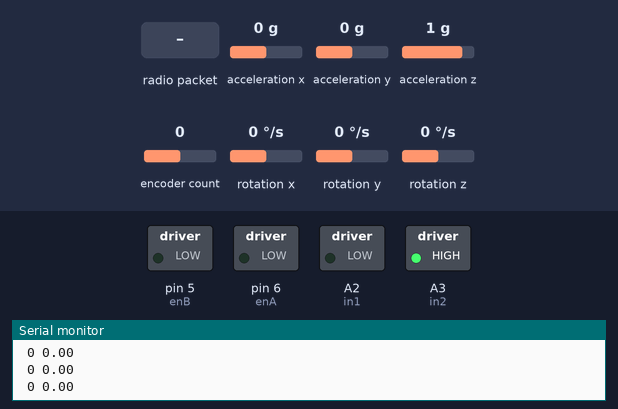
Recording of a sketch running on a simulated Arduino Uno, built with avr-gcc and run on an emulated ATmega328P. Shown: switched loads named in the sketch (green lamp = pin HIGH), the last lines printed to the serial monitor. The test bench sets the inputs (shaded band); at power-on: rotation z 0 °/s, acceleration x 0 g, acceleration y 0 g, acceleration z 1 g, encoder count 0, rotation x 0 °/s, rotation y 0 °/s. No radio packets arrive unless stated.

Above: at 2.9 s.
3.0 s: radio packet "5" arrives
At 3.41 s:
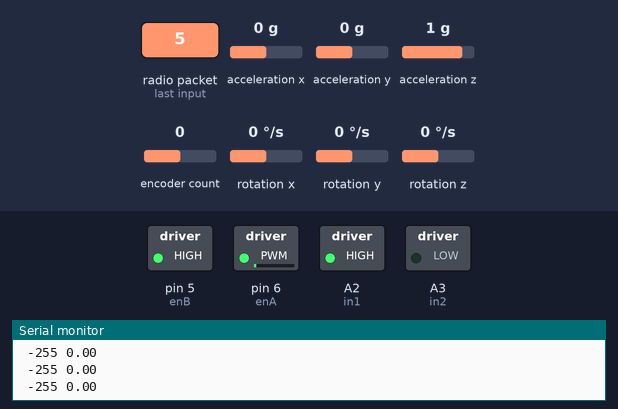
6.0 s: rotation z set to -100 °/s
7.7 s: rotation z set to 100 °/s
At 10.1 s:
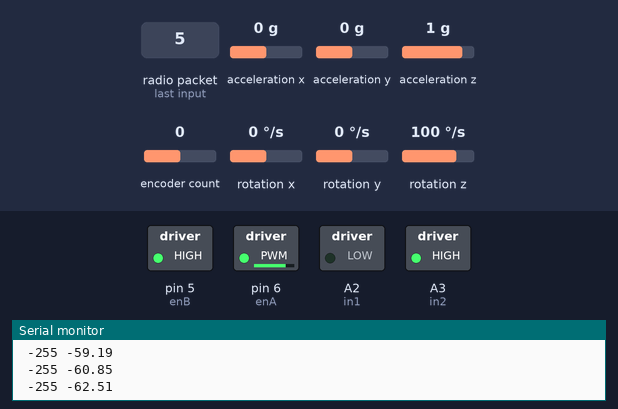
10.7 s: rotation z set to -192 °/s
At 12.5 s:
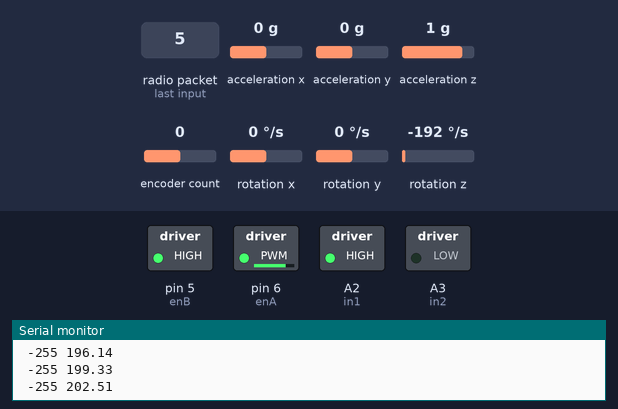
13.1 s: acceleration x set to -1.4 g
At 13.6 s:
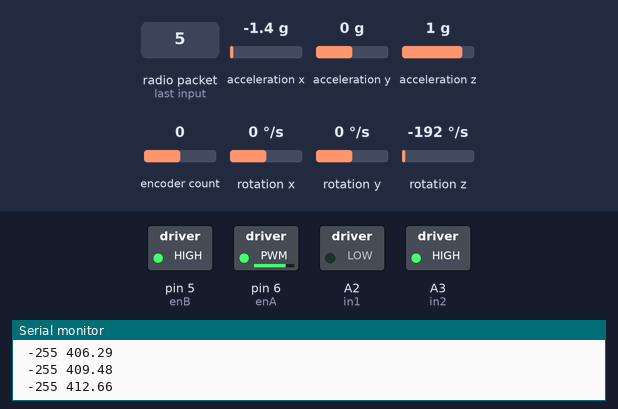
Timing chart, 0 to 16.1 s (numbered marks = the images above; inputs shaded):
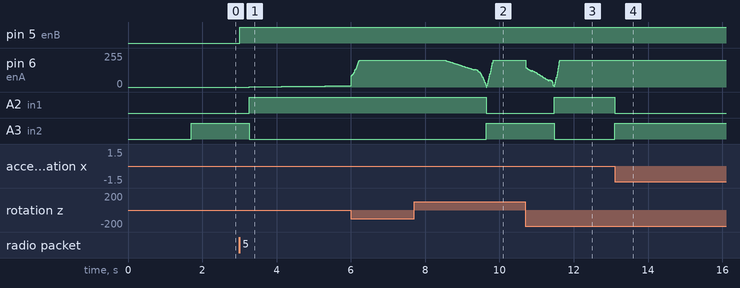

Measured:
- after the input at 3.0 s, pin 5 (enB): LOW → HIGH at once; pin 6 (enA): moves from 0/255 to 10/255 over 2.6 s, starting after 0.27 s; A2 (in1): LOW → HIGH after 0.27 s; A3 (in2): HIGH → LOW after 0.27 s
- after the input at 7.7 s, A2 (in1): HIGH → LOW after 1.9 s; A3 (in2): LOW → HIGH after 1.9 s
- after the input at 10.7 s, A2 (in1): LOW → HIGH after 0.77 s; A3 (in2): HIGH → LOW after 0.77 s
- after the input at 13.1 s, A2 (in1): HIGH → LOW at once; A3 (in2): LOW → HIGH at once

The sketch:

Bike_code.ino
```cpp
#include <PID_v1_bc.h>      //initializing libraries
#include "Wire.h"
#include <MPU6050_light.h>
#include <Encoder.h>
#include <SPI.h>
#include <nRF24L01.h>
#include <RF24.h>

#define enA 6
#define in1 A2
#define in2 A3                //initializing pins
MPU6050 mpu(Wire);

#define enA 6
#define in1 A2
#define in2 A3
#define enB 5
#define in3 9
#define in4 4

unsigned long timer = 0;
double y,z,tilt,yaw;                 //initializing variables
double setpoint_tilt = 0.0;
double setpoint_yaw = 0.0;
int Omniwheel;
int wheel1a;
int wheel2;
int wheel2a;
int speedb=0;
int speedbo=0;
double direct=0;
double Pk1 = 0.9;                   //PID constants
double Ik1 = 50;
double Dk1 = 0.5;
//Initializing PID
double Setpoint1, Input1, Output1;    // PID variables
PID PID1(&Input1, &Output1, &Setpoint1, Pk1, Ik1 , Dk1, DIRECT);    // PID Setup - motor position

double Pk2 = 9;
double Ik2 = 180;
double Dk2 = 2.4;

double Setpoint2, Input2, Output2;    // PID variables
PID PID2(&Input2, &Output2, &Setpoint2, Pk2, Ik2 , Dk2, DIRECT); // PID Balancing

RF24 radio(10, 8); // CE, CSN
const byte address[6] = "00001";
char receivedData[32] = "";
int  xAxis, yAxis;

Encoder DC_Encoder(2, 3);
long old_ticks = -999;
const int ticks_per_revolution = 700;  // ticks per revolution of the encoder

float encoder() {
  long ticks = DC_Encoder.read();

  if (ticks != old_ticks) {
    old_ticks = ticks;
    // Calculate angle in degrees based on ticks and ticks per revolution
    float angle = (static_cast<float>(ticks) / ticks_per_revolution) * 360.0;
    Serial.println(angle);
    return angle;
  }

  return 0.0;  // No change in ticks, return 0 as the default value
}


void dc_motor_init(){
  pinMode(enA, OUTPUT);
  pinMode(in1, OUTPUT);                     //initializing motor driver
  pinMode(in2, OUTPUT);
  digitalWrite(in1, LOW);
  digitalWrite(in2, LOW);
}
void bo_motor_init(){
  pinMode(enB, OUTPUT);
  pinMode(in3, OUTPUT);
  pinMode(in4, OUTPUT);
  digitalWrite(in3, LOW);
  digitalWrite(in4, LOW);
}

void motor_control(int pwm) {       //Function to control omniwheel motor
  if (pwm < 0) {
    digitalWrite(in1, HIGH);
    digitalWrite(in2, LOW);
    pwm = -pwm;
  }
  else {
    digitalWrite(in1, LOW);
    digitalWrite(in2, HIGH);
  }
  analogWrite(enA, pwm);
}

void bo_motor(int speedb) {       //Function to control bo motor
  if (speedb < 0) {
    digitalWrite(in3, HIGH);
    digitalWrite(in4, LOW);
    speedb = -speedb;
  }
  else {
    digitalWrite(in3, LOW);
    digitalWrite(in4, HIGH);
  }
  analogWrite(enB, speedb);
}

int mapToRange(int value, int minValue, int maxValue) {                 // Mapping the pid output
  return constrain(value, minValue, maxValue);
}


void setup() {
  Serial.begin(9600);
  Wire.begin();
  dc_motor_init();
  byte status = mpu.begin();
  Serial.print(F("MPU6050 status: "));
  Serial.println(status);
  while(status!=0){ } // stop everything if could not connect to MPU6050

  Serial.println(F("Calculating offsets, do not move MPU6050"));      //calibirating the imu
  delay(700);

  mpu.calcOffsets(); // gyro and accelero
  Serial.println("Done!\n");
  PID1.SetMode(AUTOMATIC);   //PID settings
  PID1.SetOutputLimits(-200, 200);
  PID1.SetSampleTime(10);

  PID2.SetMode(AUTOMATIC);
  PID2.SetOutputLimits(-20000,20000);
  PID2.SetSampleTime(10);

  radio.begin();
  radio.openReadingPipe(0, address);
  radio.setPALevel(RF24_PA_MIN);
  radio.startListening();
}

void loop() {

  if (radio.available()) {   // If the NRF240L01 module received data
    radio.read(&receivedData, sizeof(receivedData)); // Read the data and put it into character array
    xAxis = atoi(&receivedData[0]); // Convert the data from the character array (received X value) into integer
    if (xAxis > 950) {
      direct+=0.1;

    }
    else if(xAxis<50) {
      direct-=0.1;
    }
    radio.read(&receivedData, sizeof(receivedData));
    yAxis = atoi(&receivedData[0]);
    speedbo=yAxis-510;
    speedb=mapToRange(speedbo,-255,255);
    bo_motor(speedb);
  }

  mpu.update();

  if((millis()-timer)>10){
  y=mpu.getAngleY();     //Getting Y axis rotation (Tilt_angle in our case)
  z=mpu.getAngleZ();
  timer = millis();
  }
  //z=encoder();           //Getting motor position through encoder data

  Setpoint2 = 0;
  Input2 = -y;
  PID2.Compute();   // Calculating Output for balancing
  //Cascade PID
  Setpoint1= direct;
  Setpoint1 = Setpoint1+Output2 ;     //output of  balancing pid is added as setpoint for position pid, to control the position while maintaing balance over time
  Input1 = -z;
  PID1.Compute();           //Calculating Output for Yaw and tilt control.

  Omniwheel = +Output1;     //Saving output as omniwheel


  float speed_f = Omniwheel ;      //speed for the omniwheel

  int speed = mapToRange(speed_f, -255, 255);        //Mapping the output to motor speed range
  motor_control(speed);


  Serial.print("\n ");
  Serial.print(speedb);
  Serial.print(" ");
  Serial.print(-z);
  Serial.print(" ");
  //Serial.print(Output1);
  Serial.print(" ");
 // Serial.print(Output2);                         //printing for degbugging
  Serial.print(" ");

}
```
